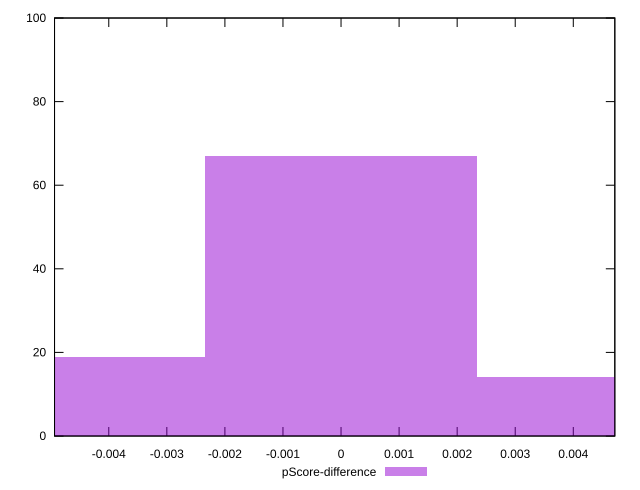

This chart was generated by the following gnuplot code:
reset

$pScoreDifference <<EOF
-0.004678161166438576 19
0 67
0.004678161166438576 14
EOF

set key outside below
set boxwidth 0.004678161166438576
set xrange [-0.004934059063283591:0.0047152936388639155]
set yrange [0:100]
set trange [0:100]
set style fill transparent solid 0.5 noborder
set terminal svg size 640, 490 enhanced background rgb 'white'
set output "report_00014_2021-02-09T15:56:05.503Z/speed-index/samples/pages+cached+noadtech+nomedia+nocss/pScore-difference/histogram.svg"

plot $pScoreDifference title "pScore-difference" with boxes

reset
